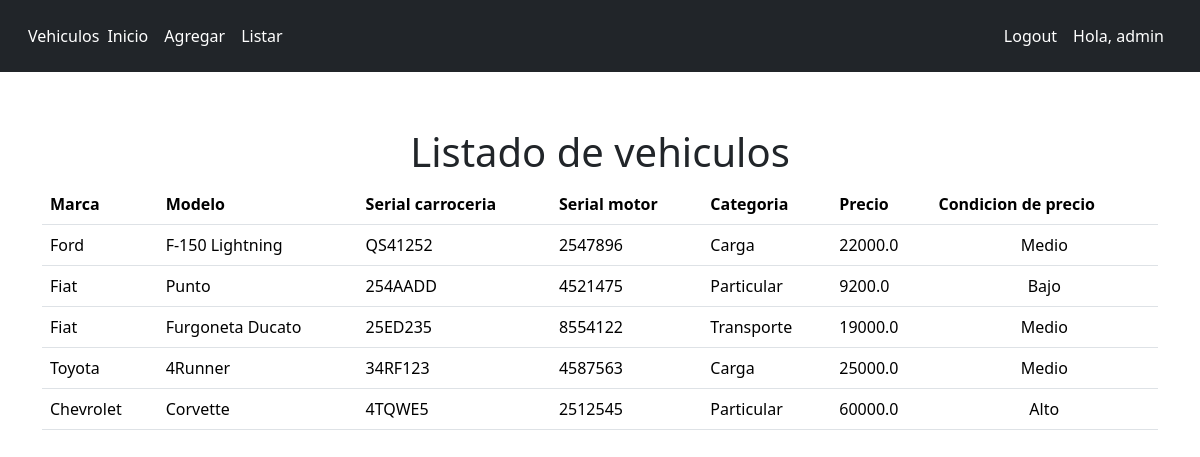
Screenshot of /listar/ (signed in) with the database file from the repository.
### vehiculo/models.py (models this page shows)
class Vehiculo(models.Model):
    MARCAS = [
    ('Ford',"Ford"),
    ('Toyota', "Toyota"),
    ('Fiat',"Fiat"),
    ('Chevrolet',"Chevrolet")
    ]
    marca = models.CharField(max_length=20,
                choices=MARCAS,default='ford')
    modelo = models.CharField(max_length=100)
    serial_carroceria = models.CharField(max_length=50)
    serial_motor = models.CharField(max_length=50)
    CATEGORIAS = [
        ("Particular","Particular"),
        ("Transporte", 'Transporte'),
        ("Carga",'Carga')
    ]
    categoria = models.CharField(max_length=20,
                choices=CATEGORIAS,default='Particular')
    precio = models.FloatField()
    fecha_de_creacion = models.DateField(auto_now_add=True)
    fecha_de_modificacion = models.DateField(auto_now=True)

### vehiculo/views.py (the view)
# urls.py: path('listar/',views.listar, name='listar')
@login_required
def listar(request):
    vehiculos = Vehiculo.objects.all()
    context = {
        "vehiculos": vehiculos
        }
    for vehiculo in vehiculos:
        if vehiculo.precio < 10000:
            vehiculo.condicion_precio = 'Bajo'
        elif vehiculo.precio >= 10000 and vehiculo.precio < 30000:
            vehiculo.condicion_precio = 'Medio'
        else:
            vehiculo.condicion_precio = 'Alto'
    return render(request, 'listar.html', context
                )

### vehiculo/templates/listar.html (shortened to what this page needs)
{% extends 'base.html' %}
{% block content %}
<div class="container">
    <div class="row">
        <div class="d-flex justify-content-center mt-5">
            <h1>Listado de vehiculos</h1>
        </div>
    </div>
</div>
<div class="container">
    <div class="row">
        <div class="col">
            <table class="table">
                <thead>
                    <tr>
                        <th>Marca</th>
                        <th>Modelo</th>
                        <th>Serial carroceria</th>
                        <th>Serial motor</th>
                        <th>Categoria</th>
                        <th>Precio</th>
                        <th>Condicion de precio</th>
                    </tr>
                </thead>
                <tbody>
                    {% for vehiculo in vehiculos %}
                    <tr>
                        <td>{{vehiculo.marca}}</td>
                        <td>{{vehiculo.modelo}}</td>
                        <td>{{vehiculo.serial_carroceria}}</td>
                        <td>{{vehiculo.serial_motor}}</td>
                        <td>{{vehiculo.categoria}}</td>
                        <td>{{vehiculo.precio}}</td>
                        <td class=" text-center">{{vehiculo.condicion_precio}}</td>
                    </tr>
                    {% endfor %}
                </tbody>
            </table>
        </div>
    </div>
</div>
{% endblock %}

### vehiculo/templates/base.html (shortened to what this page needs)
<!DOCTYPE html>
<html>
<head>
    <link href="https://cdn.jsdelivr.net/npm/bootstrap@5.3.1/dist/css/bootstrap.min.css" rel="stylesheet">
</head>
<body>
    <nav class="navbar navbar-expand-lg p-3 mb-2 bg-dark text-white">
        <div class="container-fluid"
        <a class= "navbar-brand">Vehiculos</a>
        <div class="collapse navbar-collapse" id="navbarNav">
            <ul class="navbar-nav">
                <li class="nav-item">
                    <a class="nav-link btn btn-primary text-white" aria-current="page" href="{% url 'index' %}">Inicio</a>
                </li>
                {% if perms.vehiculo.add_vehiculo %}
                <li class="nav-item">
                    <a class="nav-link btn btn-primary text-white" href="{% url 'add' %}">Agregar</a>
                </li>
                {% endif %}
                {% if request.user.is_authenticated %}
                <li class="nav-item">
                    <a class="nav-link btn btn-primary text-white" href="{% url 'listar' %}">Listar</a>
                </li>
                {% endif %}
            </ul>
        </div>
        <form class="d-flex" role="search">
            <ul class="navbar-nav">
                <li class="nav-item">
                {% if request.user.is_authenticated %}
                <a class="nav-link btn btn-danger text-white" href="{% url 'logout' %}">Logout</a>
                {% else %}
                <a class="nav-link btn btn-danger text-white" href="{% url 'login' %}">Iniciar Sesion</a>
                {% endif %}
                </li>
                {% if user.is_authenticated %}
                <span class="nav-link text-white">Hola, {{ user.username }}</span>
                {% endif %}
            </ul>
        </form>
    </nav>
    {% block content %}
    {% endblock %}
</body>
</html>

### rows the page displays
Vehiculo: marca "Ford", modelo "F-150 Lightning", serial_carroceria "QS41252", serial_motor "2547896", categoria "Carga", precio "22000.0", condicion_precio "Medio"
Vehiculo: marca "Fiat", modelo "Punto", serial_carroceria "254AADD", serial_motor "4521475", categoria "Particular", precio "9200.0", condicion_precio "Bajo"
Vehiculo: marca "Fiat", modelo "Furgoneta Ducato", serial_carroceria "25ED235", serial_motor "8554122", categoria "Transporte", precio "19000.0", condicion_precio "Medio"
Vehiculo: marca "Toyota", modelo "4Runner", serial_carroceria "34RF123", serial_motor "4587563", categoria "Carga", precio "25000.0", condicion_precio "Medio"
Vehiculo: marca "Chevrolet", modelo "Corvette", serial_carroceria "4TQWE5", serial_motor "2512545", categoria "Particular", precio "60000.0", condicion_precio "Alto"

### other values shown
{{ user.username }} "admin"
